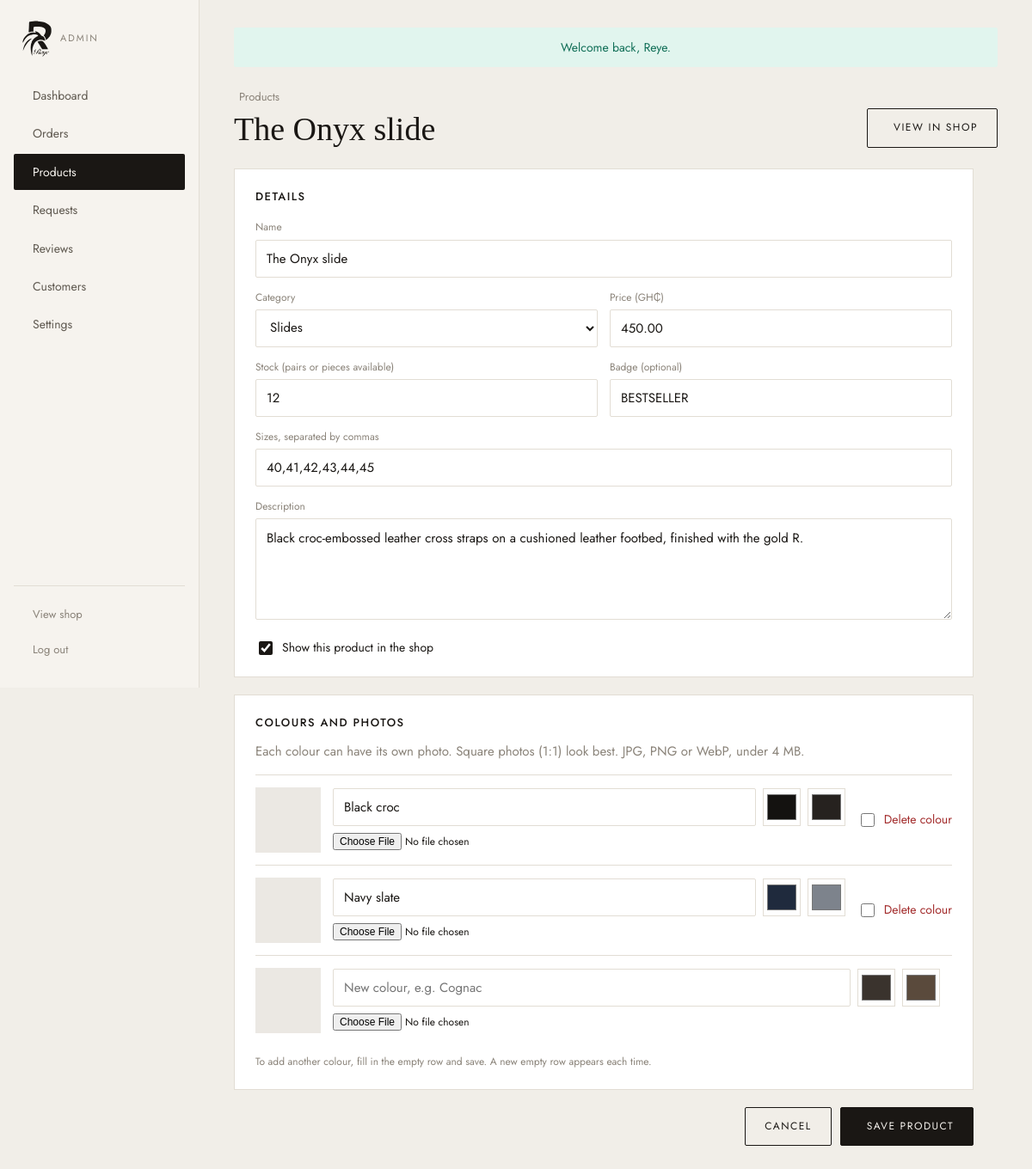
Page /admin/product_edit.php?id=1 (signed in) on the committed database.
### tables this page shows
CREATE TABLE products (
  id          INT AUTO_INCREMENT PRIMARY KEY,
  category_id INT NOT NULL,
  name        VARCHAR(100) NOT NULL,
  slug        VARCHAR(120) NOT NULL UNIQUE,
  description TEXT,
  price       DECIMAL(10,2) NOT NULL,
  sizes       VARCHAR(100) NOT NULL DEFAULT 'One size',
  stock       INT NOT NULL DEFAULT 0,
  badge       VARCHAR(30) NULL,
  is_active   TINYINT(1) NOT NULL DEFAULT 1,
  created_at  TIMESTAMP DEFAULT CURRENT_TIMESTAMP,
  updated_at  TIMESTAMP DEFAULT CURRENT_TIMESTAMP ON UPDATE CURRENT_TIMESTAMP,
  FOREIGN KEY (category_id) REFERENCES categories(id)
);

CREATE TABLE categories (
  id   INT AUTO_INCREMENT PRIMARY KEY,
  name VARCHAR(50) NOT NULL,
  slug VARCHAR(50) NOT NULL UNIQUE
);

CREATE TABLE product_colours (
  id          INT AUTO_INCREMENT PRIMARY KEY,
  product_id  INT NOT NULL,
  colour_name VARCHAR(50) NOT NULL,
  hex_main    CHAR(7) NOT NULL,
  hex_accent  CHAR(7) NOT NULL,
  image       VARCHAR(255) NULL,
  FOREIGN KEY (product_id) REFERENCES products(id) ON DELETE CASCADE
);

### includes/functions.php (called while the page is built, shortened)
<?php
function e($value): string
{
    return htmlspecialchars((string) $value, ENT_QUOTES, 'UTF-8');
}
function url(string $path = ''): string
{
    return BASE_URL . '/' . ltrim($path, '/');
}

### admin/product_edit.php (the view, shortened to what this page needs)
<?php
require_once __DIR__ . '/_init.php';
$id = (int) ($_GET['id'] ?? 0);
$categories = $pdo->query('SELECT * FROM categories ORDER BY id')->fetchAll();
$product = ['name' => '', 'category_id' => $categories[0]['id'] ?? 1, 'price' => '', 'stock' => 0,
            'sizes' => '40,41,42,43,44,45', 'badge' => '', 'description' => '', 'is_active' => 1];
$colours = [];
if ($id) {
    $stmt = $pdo->prepare('SELECT * FROM products WHERE id = ?');
    $stmt->execute([$id]);
    $product = $stmt->fetch();
    $stmt = $pdo->prepare('SELECT * FROM product_colours WHERE product_id = ? ORDER BY id');
    $stmt->execute([$id]);
    $colours = $stmt->fetchAll();
}
$colours[] = ['id' => 0, 'colour_name' => '', 'hex_main' => '#3a332d', 'hex_accent' => '#5a4a3c', 'image' => null];
require __DIR__ . '/_header.php';
?>
<div class="admin-head">
  <div><a href="<?= url('admin/products.php') ?>" class="back-link"><i class="ti ti-arrow-left"></i> Products</a>
    <h1><?= $id ? e($product['name']) : 'Add a product' ?></h1></div>
  <?php if ($id && $product['is_active']): ?>
    <a class="btn btn-outline" target="_blank" href="<?= url('product.php?slug=' . urlencode($product['slug'] ?? '')) ?>"><i class="ti ti-external-link"></i> View in shop</a>
  <?php endif; ?>
</div>
<form method="post" enctype="multipart/form-data" novalidate class="product-form">
  <div class="panel">
    <h2>Details</h2>
    <label class="field"><span>Name</span><input class="input" name="name" value="<?= e($product['name']) ?>" placeholder="The Onyx slide" required></label>
    <div class="two-col">
      <label class="field"><span>Category</span>
        <select class="input" name="category_id">
          <?php foreach ($categories as $c): ?>
            <option value="<?= (int) $c['id'] ?>" <?= (int) $product['category_id'] === (int) $c['id'] ? 'selected' : '' ?>><?= e($c['name']) ?></option>
          <?php endforeach; ?>
        </select>
      </label>
      <label class="field"><span>Price (GH₵)</span><input class="input" name="price" type="number" step="0.01" min="0" value="<?= e($product['price']) ?>" required></label>
    </div>
    <div class="two-col">
      <label class="field"><span>Stock (pairs or pieces available)</span><input class="input" name="stock" type="number" min="0" value="<?= (int) $product['stock'] ?>"></label>
      <label class="field"><span>Badge (optional)</span><input class="input" name="badge" value="<?= e($product['badge']) ?>" placeholder="NEW, BESTSELLER, LIMITED..." list="badges">
      </label>
    </div>
    <label class="field"><span>Sizes, separated by commas</span><input class="input" name="sizes" value="<?= e($product['sizes']) ?>" placeholder="40,41,42,43,44,45  or  One size"></label>
    <label class="field"><span>Description</span><textarea class="input" name="description" rows="4"><?= e($product['description']) ?></textarea></label>
    <label class="check"><input type="checkbox" name="is_active" <?= $product['is_active'] ? 'checked' : '' ?>> Show this product in the shop</label>
  </div>
  <div class="panel">
    <h2>Colours and photos</h2>
    <p class="muted" style="margin-top:-6px">Each colour can have its own photo. Square photos (1:1) look best. JPG, PNG or WebP, under 4 MB.</p>
    <div id="colourRows">
      <?php foreach ($colours as $i => $c): ?>
        <div class="colour-row">
          <div class="colour-photo">
          </div>
          <div class="colour-fields">
            <input class="input" name="colours[<?= $i ?>][name]" value="<?= e($c['colour_name']) ?>" placeholder="<?= $c['id'] ? '' : 'New colour, e.g. Cognac' ?>">
            <label title="Main colour"><input type="color" name="colours[<?= $i ?>][main]" value="<?= e($c['hex_main']) ?>"></label>
            <label title="Swatch colour"><input type="color" name="colours[<?= $i ?>][accent]" value="<?= e($c['hex_accent']) ?>"></label>
            <input type="file" name="photo[<?= $i ?>]" accept="image/jpeg,image/png,image/webp">
          </div>
          <?php if ($c['id']): ?>
            <div class="colour-opts">
              <label class="check danger"><input type="checkbox" name="colours[<?= $i ?>][remove]"> Delete colour</label>
            </div>
          <?php endif; ?>
        </div>
      <?php endforeach; ?>
    </div>
    <p class="muted" style="font-size:12px;margin:10px 0 0">To add another colour, fill in the empty row and save. A new empty row appears each time.</p>
  </div>
  <div class="form-actions">
    <a class="btn btn-outline" href="<?= url('admin/products.php') ?>">Cancel</a>
    <button class="btn" type="submit"><i class="ti ti-check"></i> Save product</button>
  </div>
</form>
<?php require __DIR__ . '/_footer.php'; ?>

### assets/css/style.css (style rules this page uses)
:root { --ink: #1a1714; --cream: #f6f3ee; --sand: #ebe8e3; --stone: #c8c5bf; --clay: #e7e1d6; --line: #e2ddd4; --muted: #8a8379; --body: #5f5950; --gold: #c9a24b; --gold-dark: #b8913f; --danger: #a32d2d; --success: #0f6e56; --serif: 'Cormorant Garamond', Georgia, serif; --sans: 'Jost', 'Helvetica Neue', Arial, sans-serif; --wrap: 1240px; }
*, *::before, *::after { box-sizing: border-box; }
html { scroll-behavior: smooth; }
body { margin: 0; background: var(--cream); color: var(--ink); font-family: var(--sans); font-size: 15px; line-height: 1.6; -webkit-font-smoothing: antialiased; }
a { color: inherit; text-decoration: none; }
button, input, select, textarea { font: inherit; color: inherit; }
.btn { display: inline-flex; align-items: center; justify-content: center; gap: 8px; background: var(--ink); color: var(--cream); border: 1px solid var(--ink); border-radius: 2px; padding: 12px 22px; font-size: 12px; letter-spacing: 1.5px; text-transform: uppercase; cursor: pointer; transition: opacity .2s, background .2s; }
.btn-outline { background: transparent; color: var(--ink); }
.field { display: block; margin-bottom: 14px; }
.field span { display: block; font-size: 12px; color: var(--muted); margin-bottom: 4px; }
.input { width: 100%; height: 44px; padding: 0 12px; background: #fff; border: 1px solid var(--line); border-radius: 2px; outline: none; transition: border-color .2s; }
textarea.input { height: auto; padding: 10px 12px; }
.panel { background: #fff; border: 1px solid var(--line); padding: 28px; }
.two-col { display: grid; grid-template-columns: 1fr 1fr; gap: 0 14px; }
.admin-body { background: #f1eee8; }
.admin-main h1 { font-family: var(--serif); font-weight: 400; font-size: 38px; margin: 0; line-height: 1.1; display: flex; align-items: center; gap: 12px; flex-wrap: wrap; }
.admin-main h2 { font-size: 13px; letter-spacing: 1.5px; text-transform: uppercase; font-weight: 500; margin: 0 0 16px; }
.admin-main .panel { padding: 22px 24px; margin-bottom: 20px; }
.admin-head { display: flex; justify-content: space-between; align-items: flex-end; gap: 16px; flex-wrap: wrap; margin-bottom: 24px; }
.back-link { font-size: 13px; color: var(--muted); display: inline-flex; gap: 6px; align-items: center; margin-bottom: 6px; }
.muted { color: var(--muted); }
.product-form { max-width: 860px; }
.check { display: flex; align-items: center; gap: 8px; font-size: 14px; cursor: pointer; }
.check input { accent-color: var(--ink); width: 16px; height: 16px; }
.check.danger { color: var(--danger); }
.colour-row { display: grid; grid-template-columns: 76px 1fr auto; gap: 14px; align-items: center; padding: 14px 0; border-top: 1px solid var(--line); }
.colour-photo { width: 76px; height: 76px; background: var(--sand); display: flex; align-items: center; justify-content: center; overflow: hidden; color: var(--muted); font-size: 24px; }
.colour-fields { display: grid; grid-template-columns: 1fr 44px 44px; gap: 8px; align-items: center; }
.colour-fields input[type=file] { grid-column: 1 / -1; font-size: 12px; }
.colour-fields input[type=color] { width: 44px; height: 44px; border: 1px solid var(--line); padding: 2px; background: #fff; cursor: pointer; }
.colour-opts { display: flex; flex-direction: column; gap: 6px; font-size: 13px; }
.form-actions { display: flex; justify-content: flex-end; gap: 10px; }

### rows in the picture
products: name "The Onyx slide", category_id "Slides", price "450.00", stock "12", badge "BESTSELLER", sizes "40,41,42,43,44,45", description "Black croc-embossed leather cross straps on a cushioned leather footbed, finished with the gold R.", is_active "☑"
product_colours: colour_name "Black croc", hex_main "#141210", hex_accent "#26221f"
product_colours: colour_name "Navy slate", hex_main "#1f2a3d", hex_accent "#7d838c"

### other values in the picture
$label "Dashboard"
$label "Orders"
$label "Products"
$label "Requests"
$label "Reviews"
$label "Customers"
$label "Settings"
$f['message'] "Welcome back, Reye."
